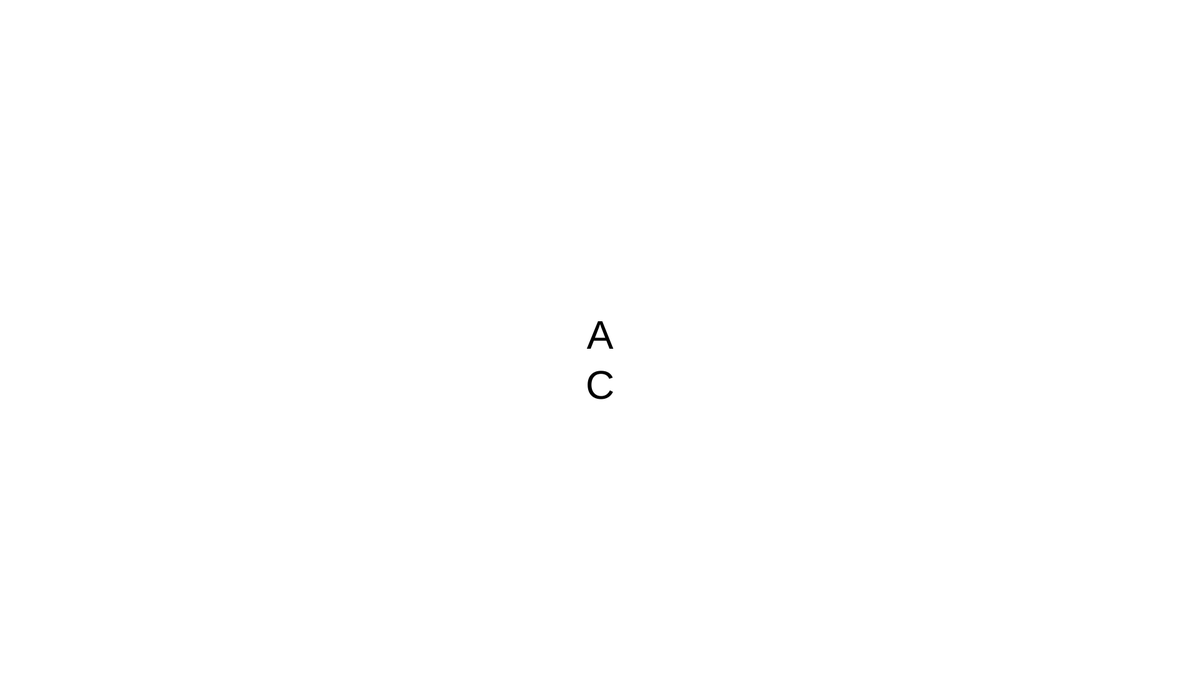
Frame 1 (no input)
Frame 60 (no input): identical to frame 1, image omitted
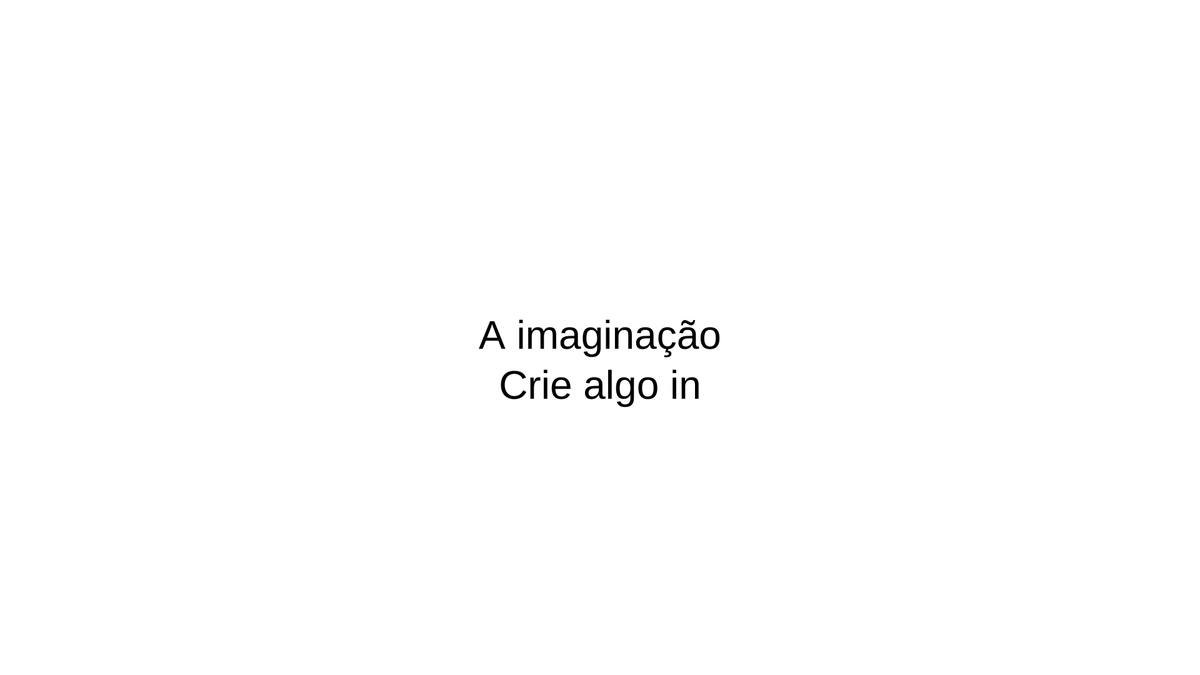
Frame 120 (the mouse pressed at the canvas centre since frame 60)

The p5.js sketch that drew these frames (run headless with seeded random() and noise() and a simulated clock; from frame 60 on, the mouse is pressed at the canvas centre):

// p5.js sketch
// ── sketch.js
function setup() {
  createCanvas(1920, 1080);
}

function draw() {
  background("white");
  fill("black");
  textSize(64);
  textAlign(CENTER, CENTER);

  let maximo = width;
  let minimo = 0;
  let palavra = "A imaginação é o limite!";
  let palavra2 = "Crie algo incrível hoje!";
  let letras = map(mouseX, 0, width, 1, palavra.length);
  let letras2 = map(mouseX, 0, width, 1, palavra2.length);
  let parcial = palavra.substring(0, letras);
  let parcial2 = palavra2.substring(0, letras2);
  text(parcial, 960, 540);
  text(parcial2, 960, 620);
}
